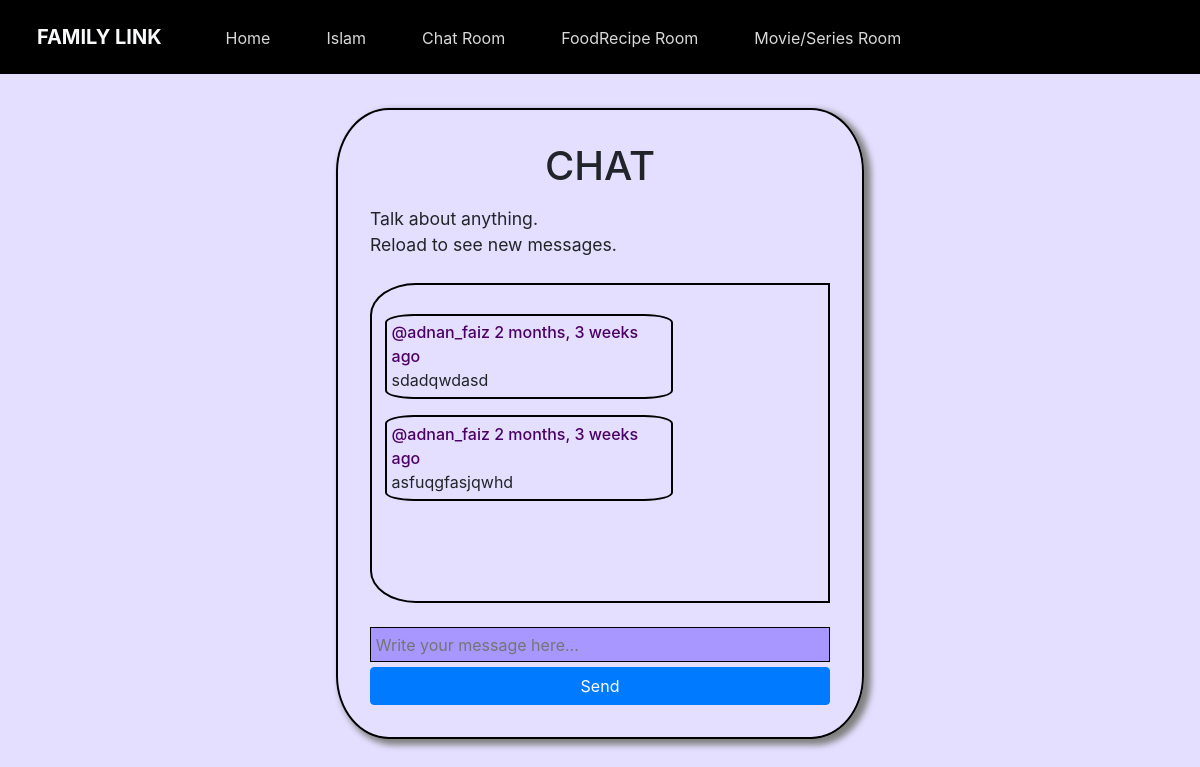
The app's page /interest/room/3 (signed in) with its own data.
### family/models.py (models this page shows, shortened)
class room(models.Model):
    name = models.CharField(max_length= 20 , unique=True)
    description = models.TextField(null = True , blank = True)
    updated = models.DateTimeField(auto_now=True)
    created = models.DateTimeField(auto_now_add=True)
    class Meta:
        ordering = ['-updated' , '-created']

class message(models.Model):
    room = models.ForeignKey(room , on_delete=models.CASCADE , null=True)
    sender = models.ForeignKey(member , on_delete=models.CASCADE , null=True)
    body = models.TextField()
    updated = models.DateTimeField(auto_now=True)
    created = models.DateTimeField(auto_now_add=True)
    class Meta:
        ordering = ['-updated' , '-created']

class member(AbstractBaseUser , PermissionsMixin):
    GENDER_CHOICES = (
    ("Male", "Male"),
    ("Female", "Female"),)
    MARITAL_CHOICES = (
    ("Unmarried", "Unmarried"),
    ("Married", "Married"),
    )
    SPORT_CHOICES = (
    ("Football", "Football"),
    ("Basketball", "Basketball"),
    ("Badminton", "Badminton"),
    ("Cycling", "Cycling"),
    ("Swimming", "Swimming"),
    ("Cricket", "Cricket"),
    ("TT", "TT"),
    ("Tennis", "Tennis"),
    ("Volley Ball", "Volley Ball"),
    ("Baseball", "Baseball"),
    ("Carrom", "Carrom")
    )
    BOOK_CHOICES = (
    ("Thriller", "Thriller"),
    ("Fantasy", "Fantasy"),
    ("Teen", "Teen"),
    ("Fiction", "Fiction"),
    ("Autobiography", "Autobiography"),
    ("Mystery", "Mystery"),
    ("History", "History"),
    ("Romance", "Romance"),
    ("Self Help", "Self Help"),
    ("Horror", "Horror"),
    ("Crime", "Crime")
    )
    MOVIE_CHOICES = (
    ("Action", "Action"),
    ("Thriller", "Thriller"),
    ("Drama", "Drama"),
    ("Romance", "Romance"),
    ("Autobiography", "Autobiography"),
    ("Comedy", "Comedy"),
    ("History", "History"),
    ("Romance", "Romance"),
    ("Crime", "Crime"),
    ("Horror", "Horror"),
    ("Animation", "Animation"),
    ("Adventure", "Adventure")
    )
    FID = models.ForeignKey(family , on_delete=models.DO_NOTHING , null=True)
    email = models.EmailField(max_length= 35)
    user_name = models.CharField(max_length= 20 , unique=True)
    firstName = models.CharField(max_length=20 ,  blank = True)
    middleName = models.CharField(max_length=20 , blank = True , null = True)
    lastName = models.CharField(max_length= 20 , blank = True)
    mobileNo = models.IntegerField(blank=True , null = True)
    birthDay = models.DateField(default=date.today)
    gender = models.CharField(max_length=9,choices=GENDER_CHOICES,default="Male")
    maritalStatus = models.CharField(max_length = 10,null=True , blank = True , choices=MARITAL_CHOICES)
    jobOrg = models.CharField(max_length= 20 , blank = True)
    address1 = models.TextField(_("Address line 1"),max_length=50 , blank = True)
    country = models.CharField("Country",max_length=15 , blank = True)
    city = models.CharField("City" , max_length=15 , blank=True)
    pinCode = models.IntegerField(blank=True)
    lat = models.DecimalField(max_digits=9 ,decimal_places = 6, blank=True , null = True)
    lng = models.DecimalField(max_digits=9 , decimal_places = 6, blank=True , null = True)
    mother = models.ForeignKey('self', on_delete=models.PROTECT , null=True , blank=True)
    father = models.ForeignKey('self', on_delete=models.PROTECT , null=True , blank=True , related_name='+')
    spouse = models.ForeignKey('self', on_delete=models.PROTECT , null=True , blank=True , related_name='++')
    kidsCount = models.IntegerField(blank=True , null = True , default=0)
    gender = models.CharField(max_length=9,choices=GENDER_CHOICES , default='Male')
    book = models.CharField(max_length=15,choices=BOOK_CHOICES,blank=True )
    sport = models.CharField(max_length=15,choices=SPORT_CHOICES,blank=True)
    movie = models.CharField(max_length=15,choices=MOVIE_CHOICES, blank=True)
    present = models.CharField(max_length=15,blank=True)
    is_staff = models.BooleanField(default=False)
    is_active = models.BooleanField(default=True)
    updated = models.DateTimeField(auto_now=True)
    created = models.DateTimeField(auto_now_add=True)
    objects = CustomMember()
    USERNAME_FIELD = 'user_name'
    REQUIRED_FIELDS = ['email' , 'city' , 'country' , 'firstName' , 'lastName' , 'gender' , 'pinCode']
    class Meta:
        ordering = ['-updated' , '-created']
    def __str__(self):
        return str(self.user_name)

### family/views.py (the view, shortened to what this page needs)
# urls.py: path('interest/room/<str:pk>' , views.Room , name="room"),
@login_required(login_url= 'login')
def Room(request , pk):
    Room = room.objects.get(id = pk)
    room_messages = message.objects.all()
    room_messages = room_messages.filter(room = Room.id)
    request.session['forward'] = True
    context = {'room' : Room , 'room_messages': room_messages}
    return render(request , 'interest/room/room.html' , context)

### templates/interest/room/room.html (shortened to what this page needs)
<!DOCTYPE html>
{% load static %}
<html lang="en">
<head>
    <link rel="stylesheet" href="https://cdn.jsdelivr.net/npm/bootstrap@4.4.1/dist/css/bootstrap.min.css">
    <link rel="stylesheet" href="{% static 'style/room.css' %}" />
</head>
<body>
  <div>
    <nav class="navbar fixed-top navbar-dark text-light navbar-expand-md navigation-clean-search" style="background-color: black;" >
        <div class="container"><a class="navbar-brand" href="{% url 'viewMember' %}">FAMILY LINK</a>
            <div class="collapse navbar-collapse" id="navcol-1">
                <div class="collapse navbar-collapse" id="navcol-1">
                    <span class="navbar-text" style="padding-left:3rem"> <a href="{% url 'viewMember' %}" class="login">Home</a></span>
                    {% if request.user.FID.religion == 'Islam' %}
                    <span class="navbar-text" style="padding-left:3rem"> <a href="{% url 'islam' '99names' %}" class="login">Islam</a></span>
                    {% endif %}
                    <span class="navbar-text" style="padding-left:3rem"> <a href="{% url 'room' '3' %}" class="login">Chat Room</a></span>
                    <span class="navbar-text" style="padding-left:3rem"> <a href="{% url 'room' '2' %}" class="login">FoodRecipe Room</a></span>
                    <span class="navbar-text" style="padding-left:3rem"> <a href="{% url 'room' '1' %}" class="login">Movie/Series Room</a></span>
                </div>
            </div>
        </div>
    </nav>
    <br>
    <br>
    <br>
    <div class="main_div">
        <div class="child_div">
            <div class="header">
                <h1>{{room.name}}</h1>
                <p>{{room.description}} <br>Reload to see new messages.</p>
            </div>
            <div class="message_div">
                {% for message in room_messages %}
                {% if message.sender.id == request.user.id %}
                <div class="messages own_message">
                    <p><span style="color:green;" class="sender" >@{{message.sender}} {{message.created|timesince}} ago</span><br>{{message.body}}</p>
                    <a href="{% url 'delete_message' message.id %}">delete</a>
                </div>
                {% else %}
                <div class="messages">
                    <p><span class="sender" >@{{message.sender}} {{message.created|timesince}} ago
                    </span><br>{{message.body}}</p>
                </div>
                {% endif %}
                {% endfor %}
            </div>
            <br>
            <div class="message_form">
                <form action="" method="POST">
                    <input type="text" name="body" placeholder="Write your message here...">
                    <button type="submit" class="btn btn-primary">Send</button>
                </form>
            </div>
        </div>
    </div>
</body>
</html>

### static/style/room.css (style rules this page uses)
body { margin-top: 20px; background: rgb(228, 223, 255); }
.navbar { background:transparent; padding-top:.75rem; padding-bottom:.75rem; color:#fff; border-radius:0; box-shadow:none; border:none; }
@media (min-width:768px) { .navbar { padding-left: 0; padding-top:1rem; padding-bottom:1rem; } }
.navbar .navbar-brand { font-weight:bold; color:inherit; }
.navbar .navbar-collapse { border-top:1px solid rgba(255,255,255,0.3); margin-top:.5rem; }
@media (min-width:768px) { .navbar .navbar-collapse { border-color:transparent; margin:0; } }
.navbar .navbar-collapse span .login { color:#d9d9d9; margin-right:.5rem; text-decoration:none; }
.main_div { width: 100%; display: flex; justify-content: center; margin-bottom: 1.5rem; }
.child_div { margin-top: 1rem; padding: 2rem; border: 2px solid black; border-radius: 10%; box-shadow: 5px 4px 6px 2px grey; width: 33rem; }
.header { padding-bottom: 0.5rem; }
.message_div { overflow-y: scroll; padding: 0.8rem; height: 20rem; border: 2px solid black; border-radius: 10% 0 0 10%; }
.messages { padding: 0.3rem; margin-top: 1rem; width: 18rem; border: 2px solid black; border-radius: 10%; }
.sender { font-weight: 500; color: rgb(75, 0, 102); margin-right: 0.5rem; }
.header p { font-size: 1.1rem; }
.messages p { border-radius: 10%; margin: 0; }
h1 { font-size: 2.5rem; margin-bottom: 1rem; text-align: center; text-transform:uppercase; }
.message_form { width: 100%; }
.message_form input { width: 100%; border: 1px solid black; padding: 0.3rem; background-color:rgb(167, 151, 255); color: white; }
.message_form button { width: 100%; margin-top: 0.3rem; color: white; }

### records on screen
room: name "CHAT", description "Talk about anything."
message: sender "adnan_faiz", created "2 months, 3 weeks", body "sdadqwdasd"
message: sender "adnan_faiz", created "2 months, 3 weeks", body "asfuqgfasjqwhd"
